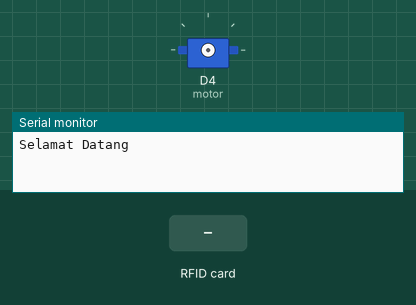
Recording of a sketch running on a simulated ESP8266 (NodeMCU). Shown: servo, the last lines printed to the serial monitor. The inputs (shaded band) are chosen by the test bench. WiFi joins after 1.5 s; servers stay silent unless stated.

Above: at 3.0 s.
3.1 s: RFID card 04 EA F0 2B held to the reader
5.6 s: RFID card 5E 7A 19 C4 held to the reader
At 6.9 s:
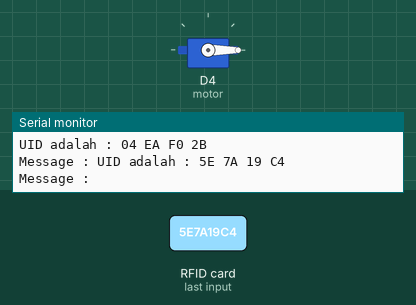
Timing chart, 0 to 8.6 s (numbered marks = the images above; inputs shaded):
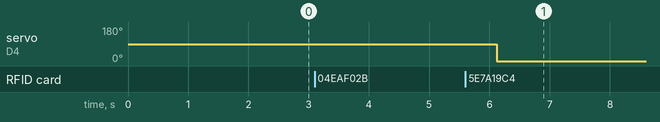

The sketch:

RFID.ino
```cpp
#include <SPI.h>
#include <ESP8266WiFi.h>
#include <BlynkSimpleEsp8266.h>
#include <MFRC522.h> // import file MFRC522 yang sudah kita install
#include <Servo.h>

char auth[] = "***************************";
char ssid[] = "Nanda";
char pass[] = "LancerEvo05";

#define SDA_PIN D2 // mendefinisikan SDA pin ke D2
#define RST_PIN D1 // mendefinisikan RST pin ke D1
#define motor D4

Servo servo;

MFRC522 mfrc522(SDA_PIN, RST_PIN); // setting mfrc dengan SDA dan RST
WidgetLCD lcd(V1); // setting pin virtual LCD ke V1 di aplikasi blynk

void setup() {
  // put your setup code here, to run once:

  Serial.begin(9600);
  SPI.begin(); // Initiate SPI bus
  Blynk.begin(auth, ssid, pass);
  mfrc522.PCD_Init(); // Inisiasi MFRC522 card
  pinMode(motor, OUTPUT);
  Serial.println("Selamat Datang"); // pesan untuk mentap kartu
  Serial.println();

}

void loop() {
  // put your main code here, to run repeatedly:

  Blynk.run();

  if ( ! mfrc522.PICC_IsNewCardPresent()) { return; }

  if ( ! mfrc522.PICC_ReadCardSerial()) { return; }

  // menampilkan UID di serial Monitor
  Serial.print("UID adalah :");
  String content= "";
  byte letter;

    // berfungsi untuk mengubah ID dari Kartu menjadi kode Hexa seperti 04 EA F0 2B
    for (byte i = 0; i < mfrc522.uid.size; i++) {

    Serial.print(mfrc522.uid.uidByte[i] < 0x10 ? " 0" : " ");
    Serial.print(mfrc522.uid.uidByte[i], HEX);
    content.concat(String(mfrc522.uid.uidByte[i] < 0x10 ? " 0" : " "));
    content.concat(String(mfrc522.uid.uidByte[i], HEX));

  }

  Serial.println();
  Serial.print("Message : ");
  content.toUpperCase(); // UID dijadikan Huruf besar semua

  if(content.substring(1) == "04 EA F0 2B") // masukkan ID kartu / E-KTP disini
  {

    lcd.clear();
    lcd.print(0 , 0, "UID for card is"); // Menampilkan UID di LCD Blynk
    lcd.print(0,1,content);
    delay(1000);
    buka();   // fungsi untuk menggerakan servo

  }

  else{

      lcd.clear();
      lcd.print(0, 0, "Invalid card"); // Menampilkan pesan ditolak di LCD blynk
      lcd.print(0, 1, "Access Denied");

    }

}


 void buka() { // membuat fungsi untuk menggerakkan servo
    servo.attach(motor);
    servo.write(90);
    delay(2000);
    servo.write(0);
  }
```
